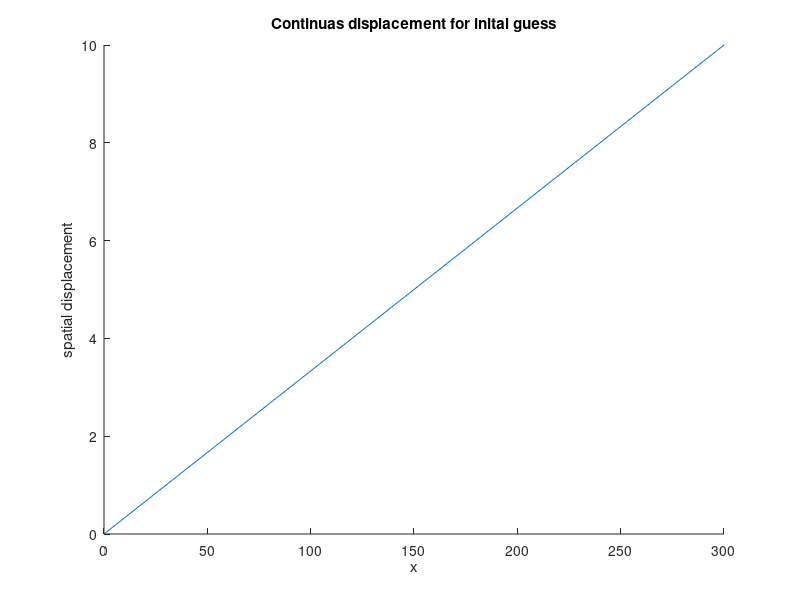

Write MATLAB code to recreate this figure.
% draw graphs for documentation
clear all;
close all;

x = [0:300];
y = 1/30*x;

figure; hold on

xlabel('x')
ylabel('spatial displacement')
title('Continuas displacement for inital guess')

plot(x,y)